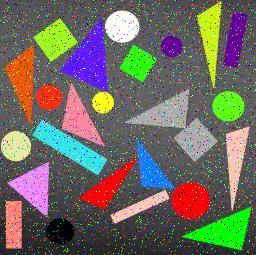
#> input picture Segmentacion/arte.jpg, 256 x 255 px
$ python Problema_arte.py
#> lines starting #> are read from the running program, lines starting #| are printed output that depends on the picture; after the words box and inside, x2 and y2 are one past the last pixel; in counts of white or black regions, pixels touching at a corner belong together
import cv2
import numpy as np
import matplotlib.pyplot as plt

def imshow(img, title=None, color_img=False, show=True, blocking=False):
    plt.figure()
    if color_img:
        plt.imshow(img)
    else:
        plt.imshow(img, cmap='gray')
    plt.title(title)
    plt.xticks([]), plt.yticks([])
    if show:
        plt.show(block=blocking)

def imadjust(x, vin=[None,None], vout=[0,255], gamma=1):
    # x      : Imagen de entrada en escalas de grises (2D), formato uint8.
    # vin    : Límites de los valores de intensidad de la imagen de entrada
    # vout   : Límites de los valores de intensidad de la imagen de salida
    # y      : Imagen de salida
    if vin[0]==None:
        vin[0] = x.min()
    if vin[1]==None:
        vin[1] = x.max()
    y = (((x - vin[0]) / (vin[1] - vin[0])) ** gamma) * (vout[1] - vout[0]) + vout[0]
    y[x<vin[0]] = vout[0]   # Valores menores que low_in se mapean a low_out
    y[x>vin[1]] = vout[1]   # Valores mayores que high_in se mapean a high_out
    if x.dtype==np.uint8:
        y = np.uint8(np.clip(y+0.5,0,255))   # Numpy underflows/overflows para valores fuera de rango, se debe utilizar clip.
    return y

# --- Cargo Imagen ---------------------------------------------------------
f = cv2.imread('arte.jpg')
#> f is the input picture: shape (255, 256, 3); mean B, G, R 97.1, 105.6, 110.3
f = cv2.cvtColor(f, cv2.COLOR_BGR2RGB)
imshow(f, title='Imagen Original')

# --- Filtro Ruido Salt-and-Pepper -----------------------------------------
f2 = cv2.medianBlur(f,3)
imshow(f2, title='Filtro de mediana')

# --- Sharping --------------------------------------------------------------
# https://en.wikipedia.org/wiki/Unsharp_masking
w = np.array([[-0.5, 0, -0.5], [0, 3.0, 0], [-0.5, 0, -0.5]])
img_fil = cv2.filter2D(f2, -1, w, borderType=cv2.BORDER_DEFAULT)
imshow(img_fil, 'Sharping')

# --- Realce de contraste --------------------------------------------------------------
# I_con = imadjust(I_sharp, [0 0 0; .5 .5 .5], []);
# figure, imshow(I_con)
R,G,B = cv2.split(img_fil)
Radj = imadjust(R, vin=[0,127], vout=[0,255])
Gadj = imadjust(G, vin=[0,127], vout=[0,255])
Badj = imadjust(B, vin=[0,127], vout=[0,255])
f3 = cv2.merge((Radj,Gadj,Badj))
imshow(f3, 'Realce de contraste')

# --- Binarización por planos ------------------------------------------------------------
ix1 = (Radj>254) | (Radj<1)
#> ix1: shape (255, 256) bool; 25.6% white; 438 white regions (415 under 20 px), largest, box (x1, y1, x2, y2) and area: (126, 88, 218, 162) 2234, (4, 45, 64, 125) 1935, (8, 162, 50, 217) 1194
ix2 = (Gadj>254) | (Gadj<1)
#> ix2: shape (255, 256) bool; 26.1% white; 330 white regions (300 under 20 px), largest, box (x1, y1, x2, y2) and area: (125, 89, 217, 162) 2241, (32, 120, 107, 175) 1481, (183, 207, 252, 250) 1448
ix3 = (Badj>254) | (Badj<1)
#> ix3: shape (255, 256) bool; 24.8% white; 629 white regions (601 under 20 px), largest, box (x1, y1, x2, y2) and area: (57, 10, 140, 92) 2882, (124, 88, 217, 161) 2250, (33, 120, 107, 175) 1482
ix = ix1 | ix2 | ix3
#> ix: shape (255, 256) bool; 39.6% white; 560 white regions (543 under 20 px), largest, box (x1, y1, x2, y2) and area: (80, 139, 211, 225) 3798, (57, 10, 140, 114) 3318, (32, 83, 107, 175) 2674
imshow(ix, title='Binarización')

# --- Eliminar objetos pequeños -----------------------------------------------------------
f5 = np.uint8(ix*255)
num_labels, labels, stats, centroids = cv2.connectedComponentsWithStats(f5, 8)       # https://docs.opencv.org/3.4/d3/dc0/group__imgproc__shape.html#ga107a78bf7cd25dec05fb4dfc5c9e765f
#> labels: shape (255, 256) int32; 561 distinct labels, from 0 to 560
#> num_labels = 561; stats = 561 rows, first 6: [0, 0, 256, 255, 39457], [7, 0, 1, 1, 1], [51, 0, 1, 1, 1], [71, 0, 6, 1, 6], [80, 0, 1, 1, 1], [82, 0, 1, 1, 1]; centroids = 561 pairs, first value 0 to 255, second value 0 to 254
labels_color = cv2.applyColorMap(np.uint8(255/num_labels*labels), cv2.COLORMAP_JET)  # Muestro objetos conectados detectados
imshow(labels_color, title=f'Componentes Conectados ({num_labels})')                 #
imshow(labels, title=f'Componentes Conectados ({num_labels})', color_img=True)
# Elimino objetos chicos
f6 = labels.copy()
for ii in range(1,num_labels):
    if stats[ii][4] < 30:
        f6[f6==ii] = 0
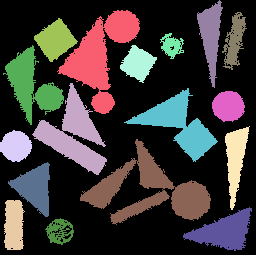
#> f6: shape (255, 256) int32; 18 distinct labels, from 0 to 500; one colour per label, 0 black
f6_bin = np.uint8( (f6>0 )*255)
N = len(np.unique(f6))
#> N = 18
imshow(f6_bin, title=f'Filtrado de elementos pequeños - Elementos detectados: {N}')
# Muestro resultados con boundingbox y label
num_labels, labels, stats, centroids = cv2.connectedComponentsWithStats(f6_bin, 8)   # https://docs.opencv.org/3.4/d3/dc0/group__imgproc__shape.html#ga107a78bf7cd25dec05fb4dfc5c9e765f
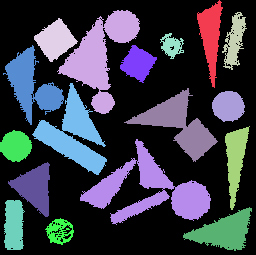
#> labels: shape (255, 256) int32; 18 distinct labels, from 0 to 17; one colour per label, 0 black
#> num_labels = 18; stats = 18 rows, first 6: [0, 0, 256, 255, 40556], [197, 0, 26, 88, 1129], [57, 10, 83, 104, 3318], [222, 12, 25, 58, 699], [34, 18, 44, 44, 1043], [160, 33, 24, 26, 341]; centroids = 18 rows, first 8: [129.8, 127.1], [210.4, 35.36], [99.65, 55.43], [234.1, 40.33], [54.96, 39.57], [171.3, 45.26], [31.06, 84.83], [137.5, 63.11]
labels_color = cv2.applyColorMap(np.uint8(255/num_labels*labels), cv2.COLORMAP_JET)
imshow(labels_color, title=f'Filtrado de elementos pequeños - Elementos detectados: {N}')
#
aux = cv2.merge((f6_bin.copy(), f6_bin.copy(), f6_bin.copy()))
for ii in range(1,num_labels):
    cv2.rectangle(aux, (stats[ii,0], stats[ii,1]), (stats[ii,0]+stats[ii,2], stats[ii,1]+stats[ii,3]), color=(0,255,0), thickness=1)
    cv2.putText(aux, f'{ii}', (centroids[ii,0].astype(int), centroids[ii,1].astype(int)) , cv2.FONT_HERSHEY_COMPLEX, 0.3, (255,0,0))
#> aux: shape (255, 256, 3); mean of channels 0, 1, 2 94.1, 106.7, 92.6
imshow(aux, color_img=True, title=f'Filtrado de elementos pequeños - Elementos detectados: {N}')

# --- Relleno huecos -----------------------------------------------------------
def fillhole(input_image):
    im_flood_fill = input_image.copy()
    h, w = input_image.shape[:2]
#> h = 255; w = 256
    mask = np.zeros((h + 2, w + 2), np.uint8)
    im_flood_fill = im_flood_fill.astype("uint8")
    cv2.floodFill(im_flood_fill, mask, (0, 0), 255)  # https://docs.opencv.org/2.4/modules/imgproc/doc/miscellaneous_transformations.html#floodfill
#> im_flood_fill: shape (255, 256); 99.6% white; black in thin lines or dots, all inside (x1, y1, x2, y2) = (11, 13, 244, 249)
    im_flood_fill_inv = cv2.bitwise_not(im_flood_fill)
    img_out = input_image | im_flood_fill_inv
#> img_out: shape (255, 256); 38.3% white; 17 white regions, largest, box (x1, y1, x2, y2) and area: (80, 139, 211, 225) 3810, (57, 10, 140, 114) 3329, (32, 83, 107, 175) 2675
    return img_out

tt = fillhole(f6_bin)
imshow(tt, title='Relleno huecos')

# --- Erosión -------------------------------------------------------------------
se = cv2.getStructuringElement(cv2.MORPH_ELLIPSE,(6,6))
#> se = [[0, 0, 0, 1, 0, 0], [0, 1, 1, 1, 1, 1], [1, 1, 1, 1, 1, 1], [1, 1, 1, 1, 1, 1], [1, 1, 1, 1, 1, 1], [0, 1, 1, 1, 1, 1]]
ff = cv2.erode(tt, se, iterations=1)
#> ff: shape (255, 256); 23.9% white; 25 white regions
imshow(ff, title='Erosión')

# --- OBJETOS DETECTADOS - FINAL -------------------------------------------------
num_labels, labels, stats, centroids = cv2.connectedComponentsWithStats(ff, 8)
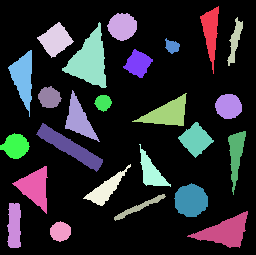
#> labels: shape (255, 256) int32; 26 distinct labels, from 0 to 25; one colour per label, 0 black
#> num_labels = 26; stats = 26 rows, first 6: [0, 0, 256, 255, 49682], [200, 6, 19, 68, 624], [107, 13, 30, 28, 621], [227, 17, 16, 49, 310], [37, 22, 37, 36, 698], [62, 22, 45, 66, 1457]; centroids = 26 pairs, first value 13.92 to 235.7, second value 26.14 to 231.4
labels_color = cv2.applyColorMap(np.uint8(255/num_labels*labels), cv2.COLORMAP_JET)
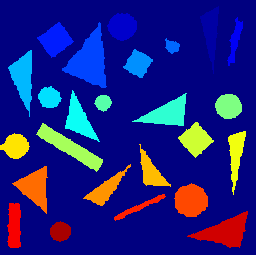
#> labels_color: shape (255, 256, 3); mean B, G, R 126.8, 31.6, 29
imshow(labels_color, color_img=True, title=f'Elementos detectados: {num_labels}')
# Contornos
contours, hierarchy = cv2.findContours(ff, cv2.RETR_LIST, cv2.CHAIN_APPROX_NONE) # https://docs.opencv.org/4.x/d4/d73/tutorial_py_contours_begin.html
#> contours = 25 contours; largest, box (x1, y1, x2, y2) and area: (62, 22, 107, 88) 1374, (187, 211, 248, 248) 970, (36, 123, 103, 172) 901, (174, 183, 208, 217) 818, (132, 93, 187, 126) 786
mm = cv2.merge((ff,ff,ff))
#> mm: shape (255, 256, 3); 23.9% white; 25 white regions, largest, box (x1, y1, x2, y2) and area: (62, 22, 107, 88) 1457, (187, 211, 248, 248) 1046, (36, 123, 103, 172) 974
cv2.drawContours(mm, contours, contourIdx=-1, color=(0, 0, 255), thickness=1)  # https://docs.opencv.org/3.4/d6/d6e/group__imgproc__draw.html#ga746c0625f1781f1ffc9056259103edbc
#> mm: shape (255, 256, 3); mean of channels 0, 1, 2 50.9, 50.9, 60.9
imshow(mm, color_img=True, title='Elementos detectados + Contornos')


# -----------------------------------------------------------------------------------------------------------
# --- Obtengo features --------------------------------------------------------------------------------------
# -----------------------------------------------------------------------------------------------------------
X = [[]]*num_labels
#> X = 26 items, first 6: [], [], [], [], [], []

# [8 lines of commented-out code are left out]
for ii in range(1,num_labels):
    # -- Obtengo el objeto y lo acondiciono ---------------------------------------
    obj = labels==ii
    obj8 = np.uint8((labels==ii)*255)
    contours, hierarchy = cv2.findContours(obj8, cv2.RETR_EXTERNAL, cv2.CHAIN_APPROX_NONE)
    # -- Calculo características --------------------------------------------------
    area = np.sum(obj8>0)
    perimetro = cv2.arcLength(contours[0],True) # https://docs.opencv.org/3.4/d3/dc0/group__imgproc__shape.html#ga8d26483c636be6b35c3ec6335798a47c  /  https://docs.opencv.org/4.x/dd/d49/tutorial_py_contour_features.html
    rho = (perimetro**2)/area
    # --- Guardo para analizar -------------------------------------------------------------------------------
    X[ii] = {'rho':rho, 'centroid':centroids[ii]}
#> this loop made 25 passes
#> (area, perimetro, rho) on passes 1 to 12: (624, 154.4, 38.22), (621, 94.91, 14.51), (310, 118.4, 45.24), (698, 109.8, 17.27), (1457, 188.9, 24.48), (148, 50.87, 17.48), (493, 92.33, 17.29), (832, 157.4, 29.78), (378, 75.36, 15.02), (717, 143.6, 28.78), (855, 151.5, 26.84), (212, 54.28, 13.9)
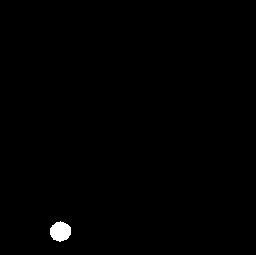
#> obj8: shape (255, 256); 0.5% white; 1 white region, box (x1, y1, x2, y2) and area: (50, 221, 71, 242) 329
#> after the loop, X = 26 items

aux = ((labels>0)*255).astype(np.uint8)
img = cv2.merge((aux, aux, aux))
for ii in range(1,num_labels):
    cv2.putText(img, f'{X[ii]["rho"]:5.2f}', (X[ii]['centroid'][0].astype(int), X[ii]['centroid'][1].astype(int)), cv2.FONT_HERSHEY_SIMPLEX, 0.30, (255,0,0), 0)
#> img: shape (255, 256, 3); mean of channels 0, 1, 2 64.6, 58.6, 58.6
imshow(img, title='rho')
# *** Conclusion ***************************************
# rho < 20  --> Son circulos o cuadrados
# rho >=20  --> Son triángulos o rectangulos
# ******************************************************

# ---------------------------
# ---  Relacion entre el area del objeto y el area de un círculo de radio igual a la mitad de la maxima diagonal del objeto ----
# ---------------------------
for ii in range(1,num_labels):
    # -- Obtengo el objeto y lo acondiciono ---------------------------------------
    obj = labels==ii
    obj8 = np.uint8((labels==ii)*255)
    contours, hierarchy = cv2.findContours(obj8, cv2.RETR_EXTERNAL, cv2.CHAIN_APPROX_NONE)
    # -- Calculo características --------------------------------------------------
    area = np.sum(obj8>0)
    bottom_left = (stats[ii,0], stats[ii,1])
    top_rigth = (stats[ii,0]+stats[ii,2], stats[ii,1]+stats[ii,3])
    diag = np.sqrt( (top_rigth[0] - bottom_left[0])**2 +  (top_rigth[1] - bottom_left[1])**2)
    pp = (np.pi * ((diag/2)**2)) / area
    # --- Guardo para analizar -------------------------------------------------------------------------------
    X[ii]["pp"] = pp
#> this loop made 25 passes
#> (area, bottom_left, top_rigth, diag, pp) on passes 1 to 12: (624, (200, 6), (219, 74), 70.6, 6.27), (621, (107, 13), (137, 41), 41.04, 2.13), (310, (227, 17), (243, 66), 51.55, 6.73), (698, (37, 22), (74, 58), 51.62, 3), (1457, (62, 22), (107, 88), 79.88, 3.44), (148, (165, 38), (180, 54), 21.93, 2.55), (493, (123, 49), (153, 78), 41.73, 2.77), (832, (8, 50), (32, 117), 71.17, 4.78), (378, (38, 86), (62, 108), 32.56, 2.2), (717, (65, 90), (100, 142), 62.68, 4.3), (855, (132, 93), (187, 126), 64.14, 3.78), (212, (94, 95), (112, 112), 24.76, 2.27)

aux = ((labels>0)*255).astype(np.uint8)
img = cv2.merge((aux, aux, aux))
for ii in range(1,num_labels):
    if X[ii]['rho']<20:
        cv2.putText(img, f'{X[ii]["pp"]:5.2f}', (X[ii]['centroid'][0].astype(int), X[ii]['centroid'][1].astype(int)), cv2.FONT_HERSHEY_SIMPLEX, 0.30, (255,0,0), 0)
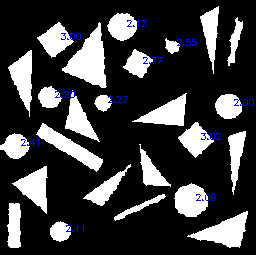
#> img: shape (255, 256, 3); mean of channels 0, 1, 2 62.2, 60.2, 60.2; drawn as B, G, R
imshow(img, title='pp')
# *** Conclusion ***************************************
# pp > 2.6  --> Son cuadrados
# pp <=2.6  --> Son circulos
# ******************************************************

# ---------------------------
# --- Relacion entre el area del bounding box y el bounding box orientado -----------------------------------
# ---------------------------
for ii in range(1,num_labels):
    # -- Obtengo el objeto y lo acondiciono ---------------------------------------
    obj = labels==ii
    obj8 = np.uint8((labels==ii)*255)
    contours, hierarchy = cv2.findContours(obj8, cv2.RETR_EXTERNAL, cv2.CHAIN_APPROX_NONE)
    # --- Bounding box orientado --------------------------------------------------
    rect = cv2.minAreaRect(contours[0])  # https://docs.opencv.org/3.4/d3/dc0/group__imgproc__shape.html#ga3d476a3417130ae5154aea421ca7ead9
    box = cv2.boxPoints(rect)
    box = np.int64(box)
    # -- Calculo características --------------------------------------------------
    area = np.sum(obj8>0)
    L1 = np.sum((box[0,:]-box[1,:])**2)**0.5
    L2 = np.sum((box[1,:]-box[2,:])**2)**0.5
    box_area = L1*L2
    rel = area/box_area
    # --- Guardo para analizar -------------------------------------------------------------------------------
    X[ii]["rel"] = rel
    X[ii]["box"] = box
#> this loop made 25 passes
#> (rect, box, area, L1, L2, box_area, rel) on passes 1 to 5: (((207.8, 39.11), (67.17, 17.83), -87.14), [[214, 73], [197, 72], [200, 5], [218, 6]], 624, 17.03, 67.07, 1142.1, 0.546), (((122, 26), (28.28, 26.87), -45), [[121, 45], [102, 26], [122, 6], [141, 25]], 621, 26.87, 28.28, 760, 0.817), (((233.8, 41.3), (48.79, 9.91), -76.76), [[233, 66], [223, 63], [234, 16], [244, 18]], 310, 10.44, 48.27, 504, 0.615), (((55.47, 39.66), (28.64, 25.94), -35.84), [[51, 58], [36, 37], [59, 20], [74, 41]], 698, 25.81, 28.6, 738.1, 0.946), (((97.74, 59.67), (60.6, 45.66), -51.58), [[96, 97], [61, 69], [98, 21], [134, 50]], 1457, 44.82, 60.61, 2716.4, 0.536)

aux = ((labels>0)*255).astype(np.uint8)
img = cv2.merge((aux, aux, aux))
for ii in range(1,num_labels):
    if X[ii]['rho']>=20:
        cv2.drawContours(img,[X[ii]["box"]],0,(0,0,255),1)
        cv2.putText(img, f'{X[ii]["rel"]:5.2f}', (X[ii]['centroid'][0].astype(int), X[ii]['centroid'][1].astype(int)), cv2.FONT_HERSHEY_SIMPLEX, 0.30, (255,0,0), 0)
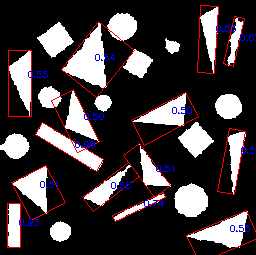
#> img: shape (255, 256, 3); mean of channels 0, 1, 2 61.5, 58.8, 66.3; drawn as B, G, R
imshow(img, title='rel')
# *** Conclusion ***************************************
# rel <  0.6  --> Son triángulos
# rel >= 0.6  --> Son rectángulos
# ******************************************************


# -----------------------------------------------------------------------------------------------------------
# --- Clasifico ---------------------------------------------------------------------------------------------
# -----------------------------------------------------------------------------------------------------------
Lc = np.zeros(labels.shape, dtype="uint8")  # Imagen donde estarán las etiquetas de los diferentes objetos
etiquetas = np.zeros(num_labels)            # Etiquetas de cada objeto conectado
#> etiquetas = 26 values from 0 to 0
for ii in range(1,num_labels):
    if X[ii]['rho'] < 20:           # --> Son circulos o cuadrados
        if X[ii]['pp'] > 2.6:
            Lc[labels==ii] = 1      # Son cuadrados
            etiquetas[ii] = 1
        else:
            Lc[labels==ii] = 2      # Son círculos
            etiquetas[ii] = 2
    else:                           # --> Son rectángulos o triángulos
        if X[ii]['rel'] < 0.6:
            Lc[labels==ii] = 3      # Son Triangulos
            etiquetas[ii] = 3
        else:
            Lc[labels==ii] = 4      # Son Rectángulos
            etiquetas[ii] = 4
#> after the loop, etiquetas = 26 values, max 4 at index 3, min 0 at index 0, mean 2.5


# --- Muestro en escala de grises ------------------------------------
imshow(Lc, title='Clasificación - escala de grises')
Lc_gray = ((Lc/Lc.max())*255).astype('uint8')
imshow(Lc_gray, title='Clasificación - escala de grises')

# --- Muestro en colores - version 1 ---------------------------------
Lc_color = cv2.applyColorMap(Lc_gray, cv2.COLORMAP_JET)
imshow(Lc_color, title='Clasificación - Colores')

# --- Muestro en colores - version 2 ---------------------------------
texto = ['FONDO', 'CUADRADOS', 'CÍRCULOS', 'TRIÁNGULOS', 'RECTÁNGULOS']
paleta = np.array([[0, 0, 0], [255, 0, 0], [0, 255, 0], [0, 0, 255], [255, 255, 0]])
Lc_colors = np.zeros((Lc.shape[0], Lc.shape[1], 3))
for ii in range(0,5):
    Lc_colors[Lc==ii,:] = paleta[ii]

plt.figure()
plt.imshow(Lc_colors)
plt.xticks([]), plt.yticks([])
D=25
for ii in range(1,5):
    plt.text(Lc_colors.shape[0]+10, D*ii, texto[ii] + f' ({np.sum(etiquetas==ii)})', fontsize=12, color=paleta[ii]/255, bbox=dict(facecolor=[0.6, 0.6, 0.6], edgecolor=paleta[ii]/255, pad=0.3, boxstyle='round'))
plt.title('Clasificación - Colores')
plt.show(block=False)
